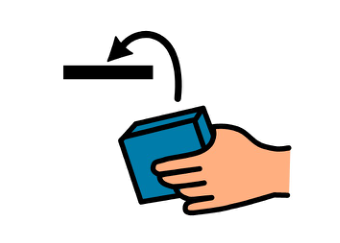
#> input picture Assets/global/aac_core/put.png, 340 x 243 px
$ python -i universal_sorting_aac.py   (imports and definitions only)
#> lines starting #> are read from the running program, lines starting #| are printed output that depends on the picture
#> further down, picture is the input picture: PIL image 340x243 RGB; mean R, G, B 226.1, 225.1, 223.4
#!/usr/bin/env python3
"""
UNIVERSAL SORTING MAT WITH AAC CORE WORDS
Interactive Velcro Sorting Activity with Communication Support

DESIGN (Design Constitution Compliant):
- PORTRAIT orientation (8.5" × 11") per Design Constitution
- US Letter size with 0.5" margins on all sides
- Rounded border (2-3px, 0.12" corner radius) containing all content
- Header area ABOVE border with pack code, page numbers, "Small Wins Studio"
- Accent stripe INSIDE border (0.55"-0.6" height, rounded corners)
- Title in Comic Sans MS font, centered in accent stripe
- Two-line footer INSIDE border with pack code, theme, copyright
- Small Wins Studio star logo (28px) in footer

AAC CORE WORDS:
- 16 AAC core word buttons positioned on LEFT and RIGHT sides (portrait)
- Buttons: PUT, DIFFERENT, FINISHED, AGAIN, WAIT, I THINK, SAME, HELP
           STOP, LIKE, DON'T LIKE, FUNNY, UH-OH, WHOOPS, MORE, YES
- Load AAC icons from assets/global/aac_core/
- AAC button size: ~50px icons with text labels
- Positioned to avoid overlap with sorting areas

SORTING AREAS:
- Center area contains 2-way, 3-way, and Yes/No sorting configurations
- Navy blue boxes (#2B4C7E) for sorting areas
- Orange accent stripe (#F4B400)
- Instructions: "Cut out picture cards and sort them into the correct boxes."

OUTPUT: Color and B&W versions of sorting mat

Author: Small Wins Studio
License: MIT
"""

from pathlib import Path
from reportlab.pdfgen import canvas
from reportlab.lib.pagesizes import letter
from reportlab.lib.utils import ImageReader
from PIL import Image, ImageDraw, ImageFont, ImageEnhance
import io
import argparse
from typing import Optional, List, Tuple

# PORTRAIT orientation per Design Constitution (8.5" × 11")
# [1 line that did not run here, left out]
DPI = 300

# Brand Colors - Small Wins Studio
BRAND_NAVY = "#2B4C7E"      # Navy blue for borders and sorting boxes
BRAND_ORANGE = "#F4B400"    # Orange for accent stripe
BRAND_TEAL = "#2AAEAE"      # Small Wins brand color
BRAND_GOLD = "#E8C547"      # Small Wins brand color

# Supporting colors
LIGHT_BLUE = "#EEF4FB"
STEEL_BLUE = "#5B7AA0"
FOOTER_GREY = "#999999"

# AAC core words mapped to image filenames (16 buttons)
AAC_WORDS = [
    ("PUT", "put.png"),
    ("DIFFERENT", "different.png"),
    ("FINISHED", "finished.png"),
    ("AGAIN", "more.png"),  # Using "more" for "again"
    ("WAIT", "wait.png"),
    ("I THINK", "think.png"),
    ("SAME", "same.png"),
    ("HELP", "help.png"),
    ("STOP", "stop.png"),
    ("LIKE", "like.png"),
    ("DON'T LIKE", "dont_like.png"),
    ("FUNNY", "favorite.png"),  # Using "favorite" for "funny"
    ("UH-OH", "uh_oh.png"),
    ("WHOOPS", "uh_oh.png"),  # Reuse uh-oh
    ("MORE", "more.png"),
    ("YES", "yes.png"),
]


# [31 lines left out: functions hex_to_rgb, load_fonts, not called in this run]


def image_to_grayscale(img: Image.Image) -> Image.Image:
    """Convert image to grayscale while preserving alpha"""
    if img.mode not in ("RGBA", "LA"):
        img = img.convert("RGBA")
    rgba = img.convert("RGBA")
    r, g, b, a = rgba.split()
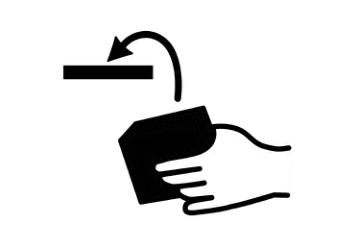
#> r: PIL image 340x243 L; min 0, max 255, mean 226.1
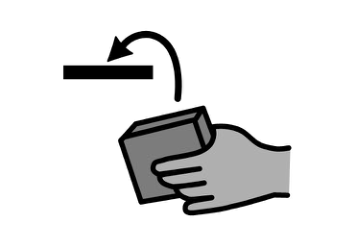
#> g: PIL image 340x243 L; min 0, max 255, mean 225.1
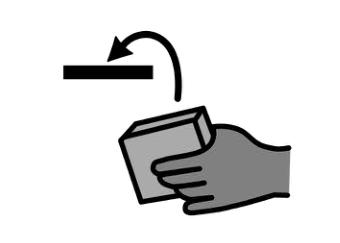
#> b: PIL image 340x243 L; min 0, max 255, mean 223.4
#> a: PIL image 340x243 L; every value is 255
    from PIL import ImageOps
    gray = ImageOps.grayscale(Image.merge("RGB", (r, g, b)))
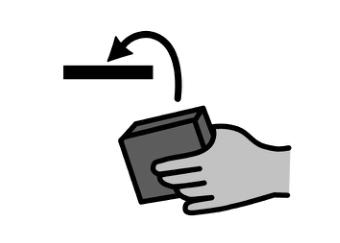
#> gray: PIL image 340x243 L; min 0, max 255, mean 225.2
    gray_rgb = Image.merge("RGB", (gray, gray, gray))
    return Image.merge("RGBA", (*gray_rgb.split(), a))


# [407 lines left out: functions load_aac_icon, draw_aac_button, draw_sorting_box, create_sorting_mat_page, pil_to_imagereader, generate_sorting_mats and 2 more, not called in this run]


# [2 lines not run here, left out]

>>> from PIL import Image
>>> picture = Image.open('../../Assets/global/aac_core/put.png')
>>> result = image_to_grayscale(picture)

$ run again, on Assets/global/aac_core/I dont_know.png
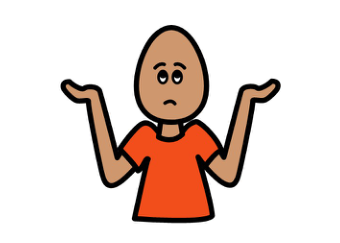
#> input picture Assets/global/aac_core/I dont_know.png, 340 x 243 px
#> picture is the input picture: PIL image 340x243 RGB; mean R, G, B 229.4, 213.2, 206.1
#> in image_to_grayscale, `r, g, b, a = rgba.split()`:
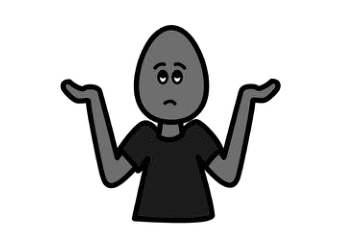
#> b: PIL image 340x243 L; min 0, max 255, mean 206.1
#> a: PIL image 340x243 L; every value is 255
#> in image_to_grayscale, `gray = ImageOps.grayscale(Image.merge("RGB", (r, g, b)))`:
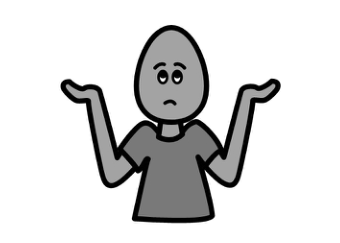
#> gray: PIL image 340x243 L; min 0, max 255, mean 217.3

$ run again, on Assets/global/aac_core/I.png
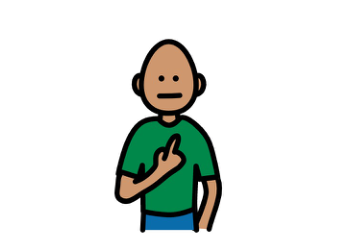
#> input picture Assets/global/aac_core/I.png, 340 x 243 px
#> picture is the input picture: PIL image 340x243 RGB; mean R, G, B 222.3, 227.4, 222.9
#> in image_to_grayscale, `r, g, b, a = rgba.split()`:
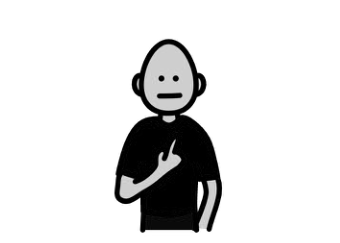
#> r: PIL image 340x243 L; min 0, max 255, mean 222.3
#> a: PIL image 340x243 L; every value is 255
#> in image_to_grayscale, `gray = ImageOps.grayscale(Image.merge("RGB", (r, g, b)))`:
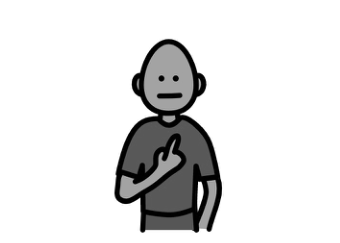
#> gray: PIL image 340x243 L; min 0, max 255, mean 225.4

$ run again, on Assets/global/aac_core/choose.png
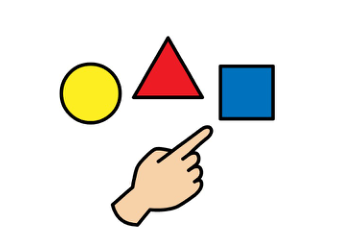
#> input picture Assets/global/aac_core/choose.png, 341 x 247 px
#> picture is the input picture: PIL image 341x247 RGB; mean R, G, B 236.8, 233.7, 228.4
#> in image_to_grayscale, `r, g, b, a = rgba.split()`:
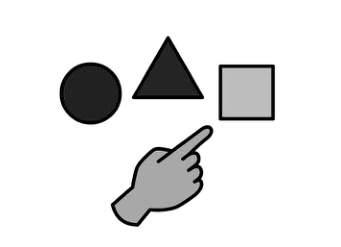
#> b: PIL image 341x247 L; min 0, max 255, mean 228.4
#> a: PIL image 341x247 L; every value is 255
#> in image_to_grayscale, `gray = ImageOps.grayscale(Image.merge("RGB", (r, g, b)))`:
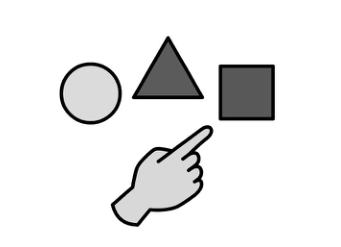
#> gray: PIL image 341x247 L; min 0, max 255, mean 234
